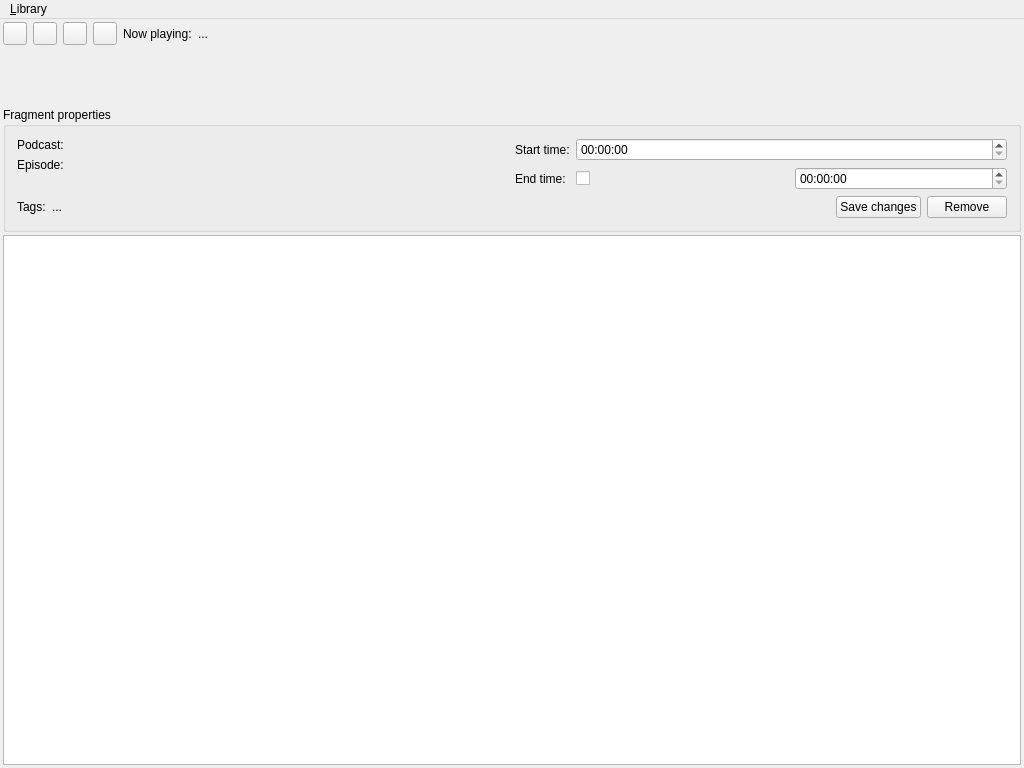
<?xml version="1.0" encoding="UTF-8"?>
<ui version="4.0">
 <class>MainWindow</class>
 <widget class="QMainWindow" name="MainWindow">
  <property name="geometry">
   <rect>
    <x>0</x>
    <y>0</y>
    <width>1024</width>
    <height>768</height>
   </rect>
  </property>
  <property name="windowTitle">
   <string>Slicepod</string>
  </property>
  <property name="windowIcon">
   <iconset resource="../slicepod.qrc">
    <normaloff>:/images/icon-128.png</normaloff>:/images/icon-128.png</iconset>
  </property>
  <widget class="QWidget" name="centralWidget">
   <layout class="QVBoxLayout" name="verticalLayout_2">
    <property name="spacing">
     <number>3</number>
    </property>
    <property name="leftMargin">
     <number>3</number>
    </property>
    <property name="topMargin">
     <number>3</number>
    </property>
    <property name="rightMargin">
     <number>3</number>
    </property>
    <property name="bottomMargin">
     <number>3</number>
    </property>
    <item>
     <layout class="QHBoxLayout" name="upperPlayerLayout">
      <item>
       <layout class="QHBoxLayout" name="playerButtonsLayout">
        <property name="sizeConstraint">
         <enum>QLayout::SetDefaultConstraint</enum>
        </property>
        <item>
         <widget class="QToolButton" name="playButton">
          <property name="text">
           <string/>
          </property>
          <property name="icon">
           <iconset resource="../slicepod.qrc">
            <normaloff>:/images/media-playback-start.png</normaloff>:/images/media-playback-start.png</iconset>
          </property>
         </widget>
        </item>
        <item>
         <widget class="QToolButton" name="stopButton">
          <property name="text">
           <string/>
          </property>
          <property name="icon">
           <iconset resource="../slicepod.qrc">
            <normaloff>:/images/media-playback-stop.png</normaloff>:/images/media-playback-stop.png</iconset>
          </property>
         </widget>
        </item>
        <item>
         <widget class="QToolButton" name="addFragmentButton">
          <property name="text">
           <string/>
          </property>
          <property name="icon">
           <iconset resource="../slicepod.qrc">
            <normaloff>:/images/list-add.png</normaloff>:/images/list-add.png</iconset>
          </property>
         </widget>
        </item>
        <item>
         <widget class="QToolButton" name="editFragmentButton">
          <property name="text">
           <string/>
          </property>
          <property name="icon">
           <iconset resource="../slicepod.qrc">
            <normaloff>:/images/document-edit.png</normaloff>:/images/document-edit.png</iconset>
          </property>
         </widget>
        </item>
       </layout>
      </item>
      <item>
       <widget class="QLabel" name="playingStatusStaticLabel">
        <property name="sizePolicy">
         <sizepolicy hsizetype="Fixed" vsizetype="Preferred">
          <horstretch>0</horstretch>
          <verstretch>0</verstretch>
         </sizepolicy>
        </property>
        <property name="text">
         <string>Now playing:</string>
        </property>
       </widget>
      </item>
      <item>
       <widget class="QLabel" name="playingStatusLabel">
        <property name="text">
         <string>...</string>
        </property>
       </widget>
      </item>
     </layout>
    </item>
    <item>
     <layout class="QHBoxLayout" name="lowerPlayerLayout">
      <item>
       <widget class="PositionWidget" name="positionWidget" native="true">
        <property name="minimumSize">
         <size>
          <width>0</width>
          <height>56</height>
         </size>
        </property>
       </widget>
      </item>
     </layout>
    </item>
    <item>
     <widget class="QGroupBox" name="selectedFragmentBox">
      <property name="title">
       <string>Fragment properties</string>
      </property>
      <layout class="QVBoxLayout" name="verticalLayout">
       <item>
        <layout class="QHBoxLayout" name="editHL1">
         <item>
          <layout class="QFormLayout" name="selectedLeftformLayout">
           <property name="fieldGrowthPolicy">
            <enum>QFormLayout::AllNonFixedFieldsGrow</enum>
           </property>
           <item row="0" column="0">
            <widget class="QLabel" name="selectedPodcastStaticLabel">
             <property name="text">
              <string>Podcast:</string>
             </property>
            </widget>
           </item>
           <item row="0" column="1">
            <widget class="QLabel" name="selectedPodcastLabel">
             <property name="text">
              <string>&lt;not selected&gt;</string>
             </property>
            </widget>
           </item>
           <item row="1" column="0">
            <widget class="QLabel" name="selectedEpisodeStaticLabel">
             <property name="text">
              <string>Episode:</string>
             </property>
            </widget>
           </item>
           <item row="1" column="1">
            <widget class="QLabel" name="selectedEpisodeLabel">
             <property name="text">
              <string>&lt;not selected&gt;</string>
             </property>
            </widget>
           </item>
          </layout>
         </item>
         <item>
          <layout class="QFormLayout" name="timesLayout">
           <item row="0" column="0">
            <widget class="QLabel" name="startTimeLabel">
             <property name="text">
              <string>Start time:</string>
             </property>
            </widget>
           </item>
           <item row="0" column="1">
            <widget class="QTimeEdit" name="startTimeEdit">
             <property name="displayFormat">
              <string>HH:mm:ss</string>
             </property>
            </widget>
           </item>
           <item row="1" column="0">
            <widget class="QLabel" name="endTimeLabel">
             <property name="text">
              <string>End time:</string>
             </property>
            </widget>
           </item>
           <item row="1" column="1">
            <layout class="QHBoxLayout" name="endTimeLayout">
             <item>
              <widget class="QCheckBox" name="endTimeCheckBox">
               <property name="text">
                <string/>
               </property>
              </widget>
             </item>
             <item>
              <widget class="QTimeEdit" name="endTimeEdit">
               <property name="displayFormat">
                <string>HH:mm:ss</string>
               </property>
              </widget>
             </item>
            </layout>
           </item>
          </layout>
         </item>
        </layout>
       </item>
       <item>
        <layout class="QHBoxLayout" name="horizontalLayout_3">
         <item>
          <widget class="QLabel" name="selectedTagsStaticLabel">
           <property name="text">
            <string>Tags:</string>
           </property>
          </widget>
         </item>
         <item>
          <widget class="QLabel" name="label">
           <property name="text">
            <string>...</string>
           </property>
          </widget>
         </item>
         <item>
          <spacer name="horizontalSpacer">
           <property name="orientation">
            <enum>Qt::Horizontal</enum>
           </property>
           <property name="sizeHint" stdset="0">
            <size>
             <width>40</width>
             <height>20</height>
            </size>
           </property>
          </spacer>
         </item>
         <item>
          <widget class="QPushButton" name="fragmentEditSave">
           <property name="text">
            <string>Save changes</string>
           </property>
           <property name="icon">
            <iconset resource="../slicepod.qrc">
             <normaloff>:/images/document-save.png</normaloff>:/images/document-save.png</iconset>
           </property>
          </widget>
         </item>
         <item>
          <widget class="QPushButton" name="fragmentEditRemove">
           <property name="text">
            <string>Remove</string>
           </property>
           <property name="icon">
            <iconset resource="../slicepod.qrc">
             <normaloff>:/images/edit-delete.png</normaloff>:/images/edit-delete.png</iconset>
           </property>
          </widget>
         </item>
        </layout>
       </item>
      </layout>
     </widget>
    </item>
    <item>
     <layout class="QHBoxLayout" name="fragmentsLayout">
      <property name="spacing">
       <number>3</number>
      </property>
      <property name="sizeConstraint">
       <enum>QLayout::SetDefaultConstraint</enum>
      </property>
      <item>
       <widget class="QTreeView" name="libraryView">
        <property name="sizePolicy">
         <sizepolicy hsizetype="Expanding" vsizetype="Expanding">
          <horstretch>0</horstretch>
          <verstretch>0</verstretch>
         </sizepolicy>
        </property>
        <property name="alternatingRowColors">
         <bool>true</bool>
        </property>
        <property name="rootIsDecorated">
         <bool>false</bool>
        </property>
        <property name="itemsExpandable">
         <bool>false</bool>
        </property>
        <property name="sortingEnabled">
         <bool>true</bool>
        </property>
        <property name="expandsOnDoubleClick">
         <bool>false</bool>
        </property>
       </widget>
      </item>
     </layout>
    </item>
   </layout>
  </widget>
  <widget class="QMenuBar" name="menuBar">
   <property name="geometry">
    <rect>
     <x>0</x>
     <y>0</y>
     <width>1024</width>
     <height>22</height>
    </rect>
   </property>
   <widget class="QMenu" name="menuLibrary">
    <property name="title">
     <string>&amp;Library</string>
    </property>
    <addaction name="actionAdd_directory"/>
   </widget>
   <addaction name="menuLibrary"/>
  </widget>
  <action name="actionAdd_directory">
   <property name="text">
    <string>&amp;Add directory...</string>
   </property>
  </action>
 </widget>
 <layoutdefault spacing="6" margin="11"/>
 <customwidgets>
  <customwidget>
   <class>PositionWidget</class>
   <extends>QWidget</extends>
   <header>gui/positionwidget.hpp</header>
   <container>1</container>
  </customwidget>
 </customwidgets>
 <resources>
  <include location="../slicepod.qrc"/>
 </resources>
 <connections/>
</ui>
